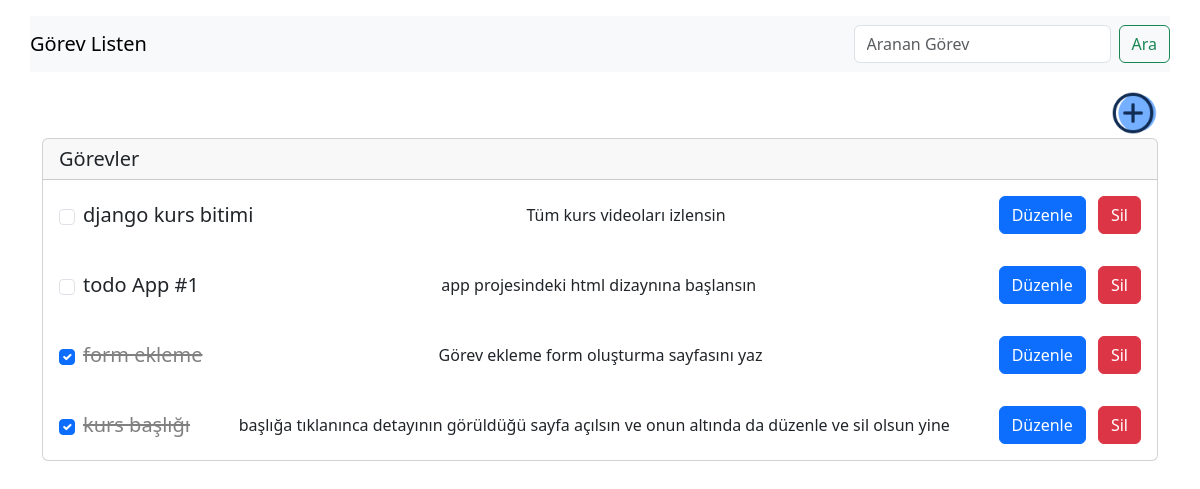
The app's page /, older data.
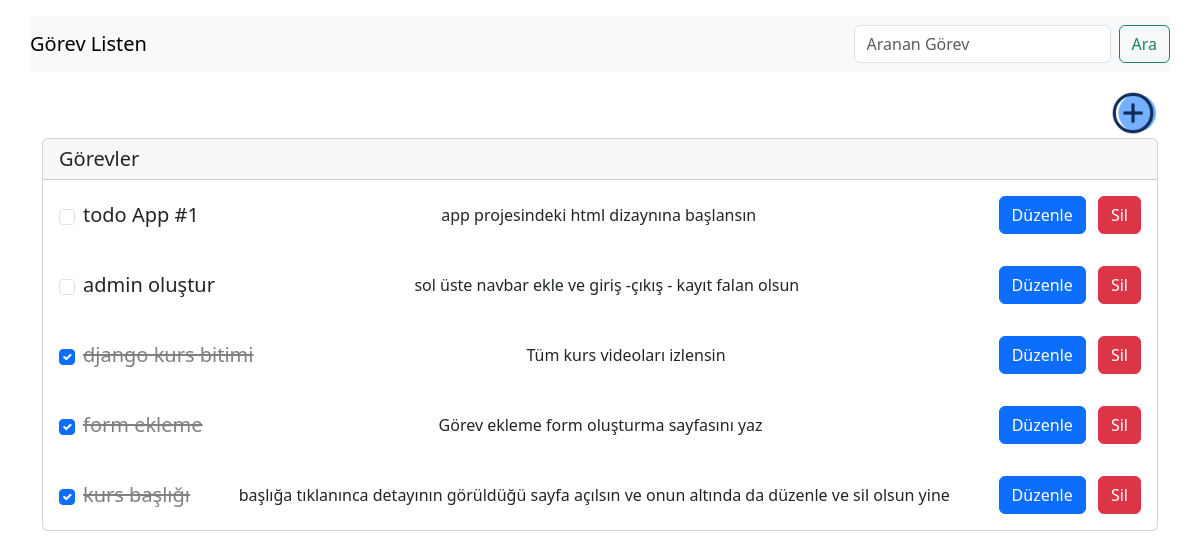
The same page, newer data.
### gorev/models.py (models this page shows, shortened)
class Gorev(models.Model): #ORM -Object Relational Mapping
    kullanici =  models.ForeignKey(User, on_delete=models.CASCADE, null=True, blank=True) # her gorev bir kullaniciya ait, kullanici isilinirse gorevleri de silinsin (cascade), bos birakilabilir bu alan, formlarda da bos kalabilir bu alan
    baslik = models.CharField(max_length=200)
    tanim = models.TextField(null= True, blank=True) #veritabaninda ve formda bu alan bos kalabilir
    tamamlandiMi = models.BooleanField(default=False)
    tarih = models.DateTimeField(auto_now_add=True) #gorev olusturuldugunda otomatik dolar
    class Meta: #nodelin ek yapilandirilmalarinin yapildigi ic sinif
        ordering = ['tamamlandiMi'] #veritabaninda siralama yapildiginda sonuclar nasıl donsun

### gorev/views.py (the view)
# urls.py: path('',views.gorevListesi, name="gorevListesi"),
def gorevListesi(request):
     gorevler = Gorev.objects.all()
     return render(request,'gorev/index.html',{
          'gorevler':gorevler
     })

### gorev/templates/gorev/index.html (shortened to what this page needs)
{% extends "layout.html" %}
{% load static %}
{% block css_files %}
    <link rel="stylesheet" href="{% static 'gorev/css/deneme.css' %}">
    <link rel="stylesheet" href="{% static 'gorev/css/style.css' %}">
{% endblock %}
{% block content %}
    <div class="container mt-3">
      <div class="row">
        <div class="col">
          <a href="{% url "gorevOlustur" %}" >
            <img src="{% static 'img/plus.png' %}" alt="Plus Icon" style="height: 50px; width: auto; float:right; ">
          </a>
        </div>
      </div>
        <div class="row">
            <div class="col-12">
               <div class="card">
                <h5 class="card-header ">Görevler</h5>
                {% for gorev in gorevler  %}
                <div class="card-body id="gorev-{{ gorev.id }}"">
                    <div class="d-flex justify-content-between align-items-center">
                        <div class="d-flex align-items-center">
                          <input class="form-check-input me-2 toggle-task" name="tamamlandiMi" data-task-id="{{gorev.id}}" {% if gorev.tamamlandiMi %}checked{% endif %}  type="checkbox" value="" >
                          <h5 class="card-title mb-0 ms-0 {% if gorev.tamamlandiMi %}completed{% endif %}">
                            {{ gorev.baslik }}
                        </h5>
                        </div>
                        <p class="card-text mb-0">{{ gorev.tanim }}</p>
                        <div>
                          <a href="{% url "gorevDuzenle" gorev.id%}" class="btn btn-primary me-2">Düzenle</a>
                          <a href="{% url "gorevSil" gorev.id%}" class="btn btn-danger">Sil</a>
                        </div>
                      </div>
                </div>
                {% endfor %}
              </div>
            </div>
        </div>
    </div>
{% endblock content %}

Row changes from the older to the newer data that the page shows:
shown differently, row unchanged: Gorev "todo App #1": moves up the list
added Gorev: baslik "admin oluştur", tanim "sol üste navbar ekle ve giriş -çıkış - kayıt falan olsun"
changed Gorev "django kurs bitimi": tamamlandiMi "☐" → "☑"
